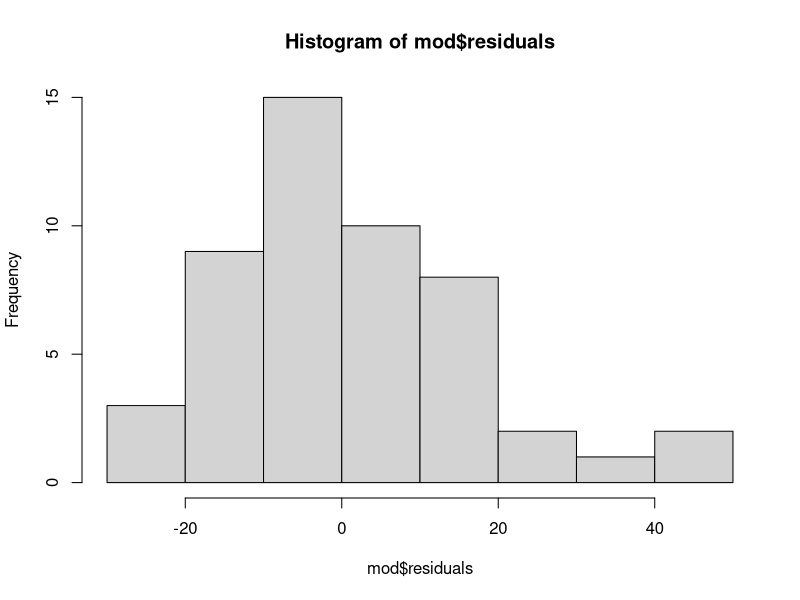

This figure's R source:
## ---- chunk 1
library(tidyverse)
## ---- chunk 2
cars %>% 
  lm(dist ~ speed, data = .) %>% 
  summary()

# Linear Equation: y = 3.9324x - 17.5791
# distance to stop intercept of -17.58 does not make sense
# our slope is 3.93.

# H0: The slope is zero
# H1: The slope is not zero
# Our slope is 3.93 with a p-value of 1.49e-12, we reject the null hypothesis

mod <- lm(dist ~ speed, data = cars)

attributes(mod)
mod$coefficients


# R-Squared = 0.65. Speed explains 65% of the variation we see in stopping distance.

hist(mod$residuals) # linear regression assumes the data is normally distributed and teh residuals are evenly distributed around zero
## ---- chunk 3
new_speeds <- data.frame(speed = c(10, 20, 50))

predict(mod, new_speeds) %>% round(1)
## ---- chunk 4

cars %>% 
  lm(dist ~ speed, data = .) %>% 
  predict(data.frame(speed = c(10, 20, 50))) %>% 
  round()
## ---- chunk 5

